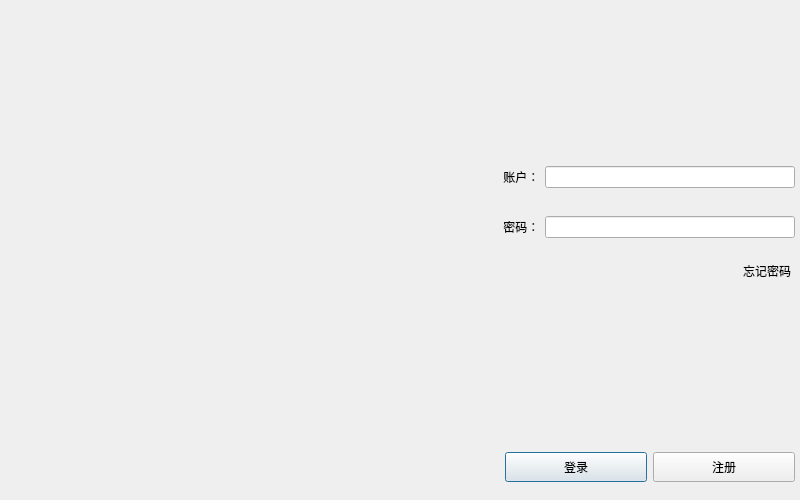
<?xml version="1.0" encoding="UTF-8"?>
<ui version="4.0">
 <class>LoginDialog</class>
 <widget class="QDialog" name="LoginDialog">
  <property name="geometry">
   <rect>
    <x>0</x>
    <y>0</y>
    <width>800</width>
    <height>500</height>
   </rect>
  </property>
  <property name="maximumSize">
   <size>
    <width>800</width>
    <height>500</height>
   </size>
  </property>
  <property name="windowTitle">
   <string>Dialog</string>
  </property>
  <layout class="QHBoxLayout" name="horizontalLayout">
   <property name="spacing">
    <number>0</number>
   </property>
   <property name="leftMargin">
    <number>0</number>
   </property>
   <property name="topMargin">
    <number>0</number>
   </property>
   <property name="rightMargin">
    <number>0</number>
   </property>
   <property name="bottomMargin">
    <number>0</number>
   </property>
   <item>
    <widget class="QWidget" name="widget" native="true">
     <property name="maximumSize">
      <size>
       <width>500</width>
       <height>500</height>
      </size>
     </property>
     <layout class="QVBoxLayout" name="verticalLayout_2">
      <property name="spacing">
       <number>0</number>
      </property>
      <property name="leftMargin">
       <number>0</number>
      </property>
      <property name="topMargin">
       <number>0</number>
      </property>
      <property name="rightMargin">
       <number>0</number>
      </property>
      <property name="bottomMargin">
       <number>0</number>
      </property>
      <item>
       <widget class="QLabel" name="label">
        <property name="text">
         <string/>
        </property>
        <property name="pixmap">
         <pixmap resource="rc.qrc">:/res/LoginBG.png</pixmap>
        </property>
        <property name="scaledContents">
         <bool>false</bool>
        </property>
        <property name="alignment">
         <set>Qt::AlignCenter</set>
        </property>
        <property name="wordWrap">
         <bool>false</bool>
        </property>
       </widget>
      </item>
     </layout>
    </widget>
   </item>
   <item>
    <widget class="QWidget" name="widget_2" native="true">
     <property name="minimumSize">
      <size>
       <width>300</width>
       <height>0</height>
      </size>
     </property>
     <property name="maximumSize">
      <size>
       <width>300</width>
       <height>16777215</height>
      </size>
     </property>
     <layout class="QVBoxLayout" name="verticalLayout">
      <property name="spacing">
       <number>0</number>
      </property>
      <property name="leftMargin">
       <number>0</number>
      </property>
      <property name="topMargin">
       <number>0</number>
      </property>
      <property name="rightMargin">
       <number>0</number>
      </property>
      <property name="bottomMargin">
       <number>8</number>
      </property>
      <item>
       <spacer name="verticalSpacer">
        <property name="orientation">
         <enum>Qt::Vertical</enum>
        </property>
        <property name="sizeHint" stdset="0">
         <size>
          <width>20</width>
          <height>40</height>
         </size>
        </property>
       </spacer>
      </item>
      <item>
       <widget class="QWidget" name="widget_3" native="true">
        <property name="sizePolicy">
         <sizepolicy hsizetype="MinimumExpanding" vsizetype="Preferred">
          <horstretch>0</horstretch>
          <verstretch>0</verstretch>
         </sizepolicy>
        </property>
        <property name="minimumSize">
         <size>
          <width>0</width>
          <height>50</height>
         </size>
        </property>
        <layout class="QHBoxLayout" name="horizontalLayout_2">
         <property name="spacing">
          <number>0</number>
         </property>
         <property name="leftMargin">
          <number>0</number>
         </property>
         <property name="topMargin">
          <number>0</number>
         </property>
         <property name="rightMargin">
          <number>5</number>
         </property>
         <property name="bottomMargin">
          <number>0</number>
         </property>
         <item>
          <widget class="QLabel" name="user_label">
           <property name="sizePolicy">
            <sizepolicy hsizetype="Minimum" vsizetype="Preferred">
             <horstretch>0</horstretch>
             <verstretch>0</verstretch>
            </sizepolicy>
           </property>
           <property name="maximumSize">
            <size>
             <width>50</width>
             <height>16777215</height>
            </size>
           </property>
           <property name="text">
            <string> 账户：</string>
           </property>
          </widget>
         </item>
         <item>
          <widget class="QLineEdit" name="user_lineEdit">
           <property name="sizePolicy">
            <sizepolicy hsizetype="Expanding" vsizetype="Fixed">
             <horstretch>0</horstretch>
             <verstretch>0</verstretch>
            </sizepolicy>
           </property>
           <property name="maximumSize">
            <size>
             <width>250</width>
             <height>16777215</height>
            </size>
           </property>
          </widget>
         </item>
        </layout>
       </widget>
      </item>
      <item>
       <widget class="QWidget" name="widget_4" native="true">
        <property name="sizePolicy">
         <sizepolicy hsizetype="MinimumExpanding" vsizetype="Preferred">
          <horstretch>0</horstretch>
          <verstretch>0</verstretch>
         </sizepolicy>
        </property>
        <property name="minimumSize">
         <size>
          <width>0</width>
          <height>50</height>
         </size>
        </property>
        <layout class="QHBoxLayout" name="horizontalLayout_3">
         <property name="spacing">
          <number>0</number>
         </property>
         <property name="leftMargin">
          <number>0</number>
         </property>
         <property name="topMargin">
          <number>0</number>
         </property>
         <property name="rightMargin">
          <number>5</number>
         </property>
         <property name="bottomMargin">
          <number>0</number>
         </property>
         <item>
          <widget class="QLabel" name="pass_label">
           <property name="sizePolicy">
            <sizepolicy hsizetype="Minimum" vsizetype="Preferred">
             <horstretch>0</horstretch>
             <verstretch>0</verstretch>
            </sizepolicy>
           </property>
           <property name="maximumSize">
            <size>
             <width>50</width>
             <height>16777215</height>
            </size>
           </property>
           <property name="text">
            <string> 密码：</string>
           </property>
          </widget>
         </item>
         <item>
          <widget class="QLineEdit" name="pass_lineEdit">
           <property name="maximumSize">
            <size>
             <width>250</width>
             <height>16777215</height>
            </size>
           </property>
          </widget>
         </item>
        </layout>
       </widget>
      </item>
      <item>
       <widget class="QWidget" name="widget_6" native="true">
        <property name="minimumSize">
         <size>
          <width>0</width>
          <height>10</height>
         </size>
        </property>
        <layout class="QHBoxLayout" name="horizontalLayout_5">
         <item>
          <spacer name="horizontalSpacer">
           <property name="orientation">
            <enum>Qt::Horizontal</enum>
           </property>
           <property name="sizeHint" stdset="0">
            <size>
             <width>40</width>
             <height>20</height>
            </size>
           </property>
          </spacer>
         </item>
         <item>
          <widget class="ClickedLabel" name="forget_label">
           <property name="text">
            <string>忘记密码</string>
           </property>
          </widget>
         </item>
        </layout>
       </widget>
      </item>
      <item>
       <spacer name="verticalSpacer_2">
        <property name="orientation">
         <enum>Qt::Vertical</enum>
        </property>
        <property name="sizeHint" stdset="0">
         <size>
          <width>20</width>
          <height>40</height>
         </size>
        </property>
       </spacer>
      </item>
      <item>
       <widget class="QWidget" name="widget_5" native="true">
        <property name="minimumSize">
         <size>
          <width>0</width>
          <height>50</height>
         </size>
        </property>
        <layout class="QHBoxLayout" name="horizontalLayout_4">
         <property name="leftMargin">
          <number>5</number>
         </property>
         <property name="topMargin">
          <number>0</number>
         </property>
         <property name="rightMargin">
          <number>5</number>
         </property>
         <property name="bottomMargin">
          <number>0</number>
         </property>
         <item>
          <widget class="QPushButton" name="login_btn">
           <property name="minimumSize">
            <size>
             <width>0</width>
             <height>30</height>
            </size>
           </property>
           <property name="text">
            <string>登录</string>
           </property>
          </widget>
         </item>
         <item>
          <widget class="QPushButton" name="register_btn">
           <property name="minimumSize">
            <size>
             <width>0</width>
             <height>30</height>
            </size>
           </property>
           <property name="text">
            <string>注册</string>
           </property>
          </widget>
         </item>
        </layout>
       </widget>
      </item>
     </layout>
    </widget>
   </item>
  </layout>
 </widget>
 <customwidgets>
  <customwidget>
   <class>ClickedLabel</class>
   <extends>QLabel</extends>
   <header>clickedlabel.h</header>
  </customwidget>
 </customwidgets>
 <resources>
  <include location="rc.qrc"/>
 </resources>
 <connections/>
</ui>
